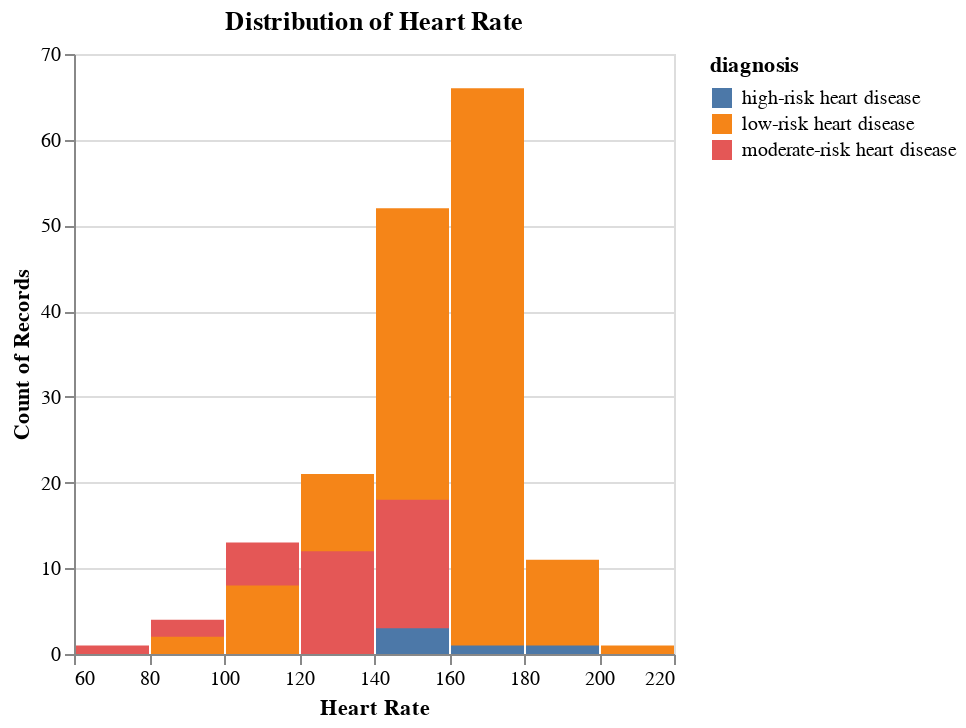

This figure's notebook cell:
### Code cell
# heart rate
hr_hist = alt.Chart(heart_disease_train).mark_bar().encode(
    x=alt.X("max_heart_rate:Q", bin = True).title("Heart Rate"),
    y=alt.Y("count()").stack(False),
    color = "diagnosis:N"
).properties(
    title = "Distribution of Heart Rate"
)

hr_hist

### Figure 1 — Vega-Lite specification as saved in the notebook (floating-point values rounded to 4 significant figures; data arrays with more than 128 entries replaced by an {"elided": "..."} marker saying what was removed)
{"config": {"view": {"continuousWidth": 300, "continuousHeight": 300}}, "data": {"name": "data-2f706ca1e1c4bd160ee8423a79f9d244"}, "mark": {"type": "bar"}, "encoding": {"color": {"field": "diagnosis", "type": "nominal"}, "x": {"bin": true, "field": "max_heart_rate", "title": "Heart Rate", "type": "quantitative"}, "y": {"aggregate": "count", "stack": false, "type": "quantitative"}}, "title": "Distribution of Heart Rate", "$schema": "https://vega.github.io/schema/vega-lite/v5.15.1.json", "datasets": {"data-2f706ca1e1c4bd160ee8423a79f9d244": {"elided": "227 records"}}}
